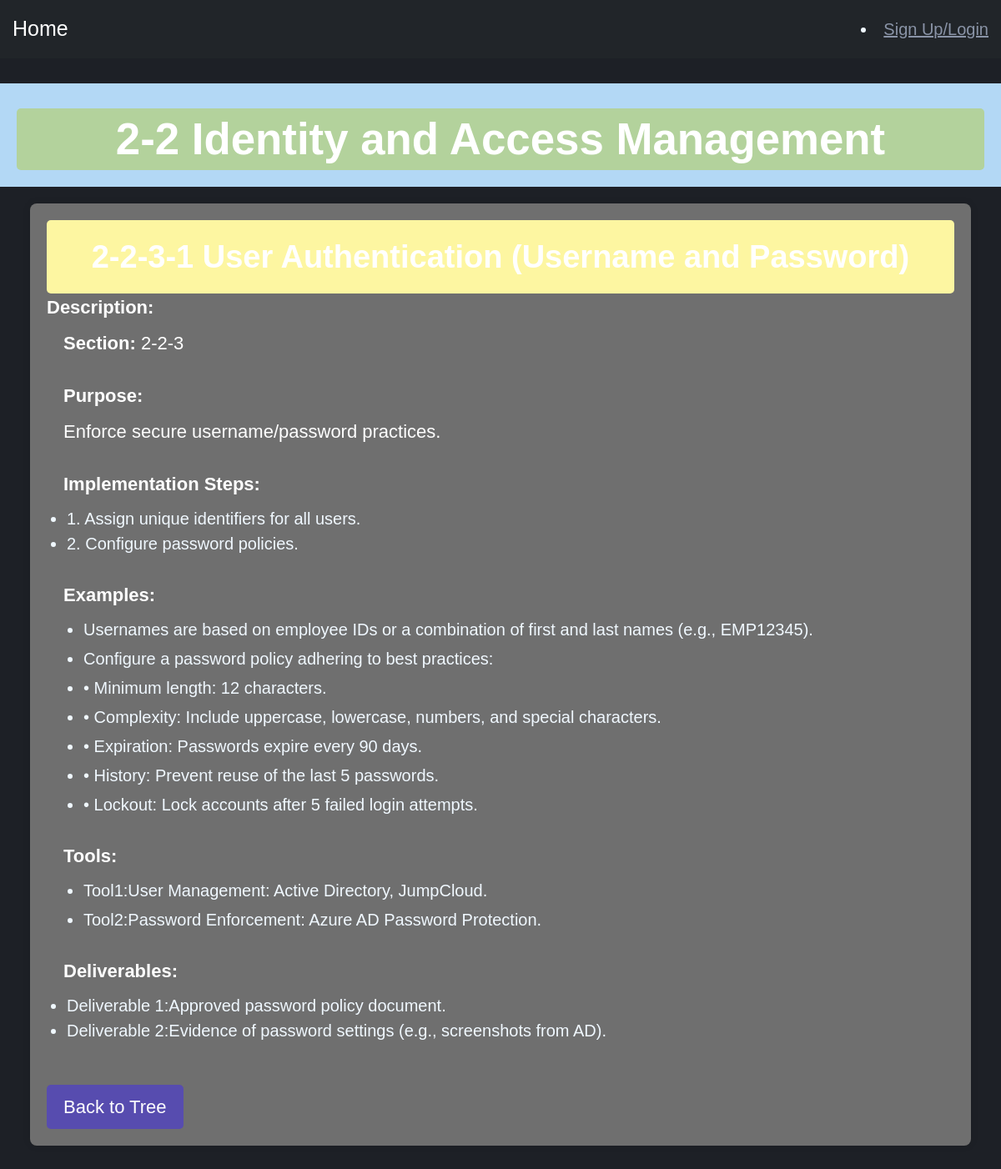
/control/5/, run on the app's committed database.
### main_app/models.py (models this page shows)
class Control(models.Model):
    subdomain = models.ForeignKey(Subdomain, on_delete=models.CASCADE, related_name='controls')
    name = models.CharField(max_length=255)
    description = models.TextField()
    section = models.CharField(max_length=255, blank=True, null=True)
    purpose = models.TextField(blank=True, null=True)
    implementation_steps = models.TextField(blank=True, null=True)
    examples = models.TextField(blank=True, null=True)
    tools = models.TextField(blank=True, null=True)
    deliverables = models.TextField(blank=True, null=True)

class Subdomain(models.Model):
    domain = models.ForeignKey(Domain, on_delete=models.CASCADE, related_name='subdomains')
    name = models.CharField(max_length=255)

### main_app/views.py (the view)
# urls.py: path('control/<int:pk>/', views.control_detail, name='control_detail'),
def control_detail(request, pk):
    control = get_object_or_404(Control, pk=pk)
    if request.method == "POST":
        control.name = request.POST.get('name', control.name)
        control.description = request.POST.get('description', control.description)
        control.save()
    return render(request, 'main_app/control_detail.html', {'control': control})

### main_app/templates/main_app/control_detail.html (shortened to what this page needs)
{% extends 'main_app/home_page.html' %}
{% load static %}
{% block content %}
<!DOCTYPE html>
<html lang="en">
<head>
</head>
<body>
  {% if control.subdomain %}
    <h1><div class="subdomain-title">{{ control.subdomain.name }}</div> </h1>
  {% endif %}
  <div class="container">
    <h2>{{ control.name }}</h2>
    <p><span class="strong">Description:</span> {{ control.description }}</p>
    {% if control.section %}
      <div class="section-content">
        <p><span class="strong">Section:</span> {{ control.section }}</p>
      </div>
    {% endif %}
    {% if control.purpose %}
      <div class="section-content">
        <p><span class="strong">Purpose:</span></p>
        <p>{{ control.purpose }}</p>
      </div>
    {% endif %}
    {% if control.implementation_steps %}
      <div class="section-content">
        <p><span class="strong">Implementation Steps:</span></p>
        <ul>
          {% for step in control.implementation_steps.splitlines %}
            {% if step|length > 0 %}
              <li>{{ step }}</li>
            {% endif %}
          {% endfor %}
        </ul>
      </div>
    {% endif %}
    {% if control.examples %}
      <div class="section-content">
        <p><span class="strong">Examples:</span></p>
        <ul class="examples-list">
          {% for example in control.examples.splitlines %}
            {% if example|length > 0 %}
              <li>{{ example }}</li>
            {% endif %}
          {% endfor %}
        </ul>
      </div>
    {% endif %}
    {% if control.tools %}
      <div class="section-content">
        <p><span class="strong">Tools:</span></p>
        <ul class="tools-list">
          {% for tool in control.tools.splitlines %}
            {% if tool|length > 0 %}
              <li>{{ tool }}</li>
            {% endif %}
          {% endfor %}
        </ul>
      </div>
    {% endif %}
    {% if control.deliverables %}
      <div class="section-content">
        <p><span class="strong">Deliverables:</span></p>
        <ul>
          {% for deliverable in control.deliverables.splitlines %}
            {% if deliverable|length > 0 %}
              <li>{{ deliverable }}</li>
            {% endif %}
          {% endfor %}
        </ul>
      </div>
    {% endif %}
    <a class="back-button" href="{% url 'main_app:tree' %}">Back to Tree</a>
  </div>
</body>
</html>
{% endblock %}

### main_app/static/cs/style2.css (style rules this page uses)
html { line-height:1.15;-ms-text-size-adjust:100%;-webkit-text-size-adjust:100% }
body { margin:0 }
h1 { font-size:2em;margin:0.67em 0 }
a { background-color:transparent;-webkit-text-decoration-skip:objects }
html { box-sizing:border-box }
*,*:before,*:after { box-sizing:inherit }
body { background:#1D2026;-moz-osx-font-smoothing:grayscale;-webkit-font-smoothing:antialiased }
ul,ol { margin-top:0;margin-bottom:24px;padding-left:24px }
ul { list-style:disc }
html { font-size:20px;line-height:30px }
body { color:#8A94A7;font-size:1rem }
body,button,input,select,textarea { font-family:"IBM Plex Sans", sans-serif }
a { color:#8A94A7;text-decoration:underline }
h1,h2,h3,h4,h5,h6,.h1,.h2,.h3,.h4,.h5,.h6 { clear:both;color:#fff;font-weight:600 }
h1,.h1 { font-size:38px;line-height:48px;letter-spacing:0px }
@media (min-width: 641px) { h1,.h1 { font-size:44px;line-height:54px;letter-spacing:0px } }
h2,.h2 { font-size:32px;line-height:42px;letter-spacing:0px }
@media (min-width: 641px) { h2,.h2 { font-size:38px;line-height:48px;letter-spacing:0px } }
h1,h2,.h1,.h2 { margin-top:48px;margin-bottom:16px }
p { margin-top:0;margin-bottom:24px }
.container,.container-sm { width:100%;margin:0 auto;padding-left:16px;padding-right:16px }
@media (min-width: 481px) { .container,.container-sm { padding-left:24px;padding-right:24px } }
.container { max-width:1128px }

### main_app/templates/main_app/control_detail.html (style rules this page uses)
:root { --border: #ddd; --border-hover: rgb(71, 71, 71); --bg-hover: rgba(0, 0, 0, .1); --text: rgba(102, 102, 102, 1); --text-hover: #000; --first: #b3d8f5; --second: #b3d29c; --third: #fdf6a1; }
h1 { background-color: var(--first); color: white; padding: 20px; text-align: center; margin: 0; }
h2 { color: white; padding: 20px; text-align: center; margin: 0; background-color: var(--third); border-radius: 5px; }
.subdomain-title { background-color: var(--second); color: white; padding: 10px; font-size: 1.2em; border-radius: 5px; margin-top: 10px; }
.container { max-width: auto; margin: 20px auto; padding: 20px; background-color: rgb(111, 111, 111); border-radius: 8px; box-shadow: 0 0 10px rgba(0, 0, 0, 0.1); }
p { font-size: 1.1em; margin-bottom: 10px; color: #ffffff; }
.strong { font-weight: bold; color: #ffffff; }
li { color: aliceblue; }
.back-button { display: inline-block; margin-top: 20px; padding: 10px 20px; background-color: #574caf; color: white; text-decoration: none; border-radius: 5px; font-size: 1.1em; }
.section-content { margin-bottom: 30px; }
.section-content p { margin-left: 20px; }
.tools-list, .examples-list { margin-left: 20px; }
.tools-list li, .examples-list li { list-style-type: disc; margin-bottom: 5px; }

### data on the page
Control: subdomain.name "2-2 Identity and Access Management", section "2-2-3", purpose "Enforce secure username/password practices."

### other printed values
{{ step }} "1. Assign unique identifiers for all users." "2. Configure password policies."
{{ example }} "Usernames are based on employee IDs or a combination of first and last names (e.g., EMP12345)." "Configure a password policy adhering to best practices:" "• Minimum length: 12 characters." "• Complexity: Include uppercase, lowercase, numbers, and special characters." "• Expiration: Passwords expire every 90 days." "• History: Prevent reuse of the last 5 passwords." "• Lockout: Lock accounts after 5 failed login attempts."
{{ tool }} "Tool1:User Management: Active Directory, JumpCloud." "Tool2:Password Enforcement: Azure AD Password Protection."
{{ deliverable }} "Deliverable 1:Approved password policy document." "Deliverable 2:Evidence of password settings (e.g., screenshots from AD)."
